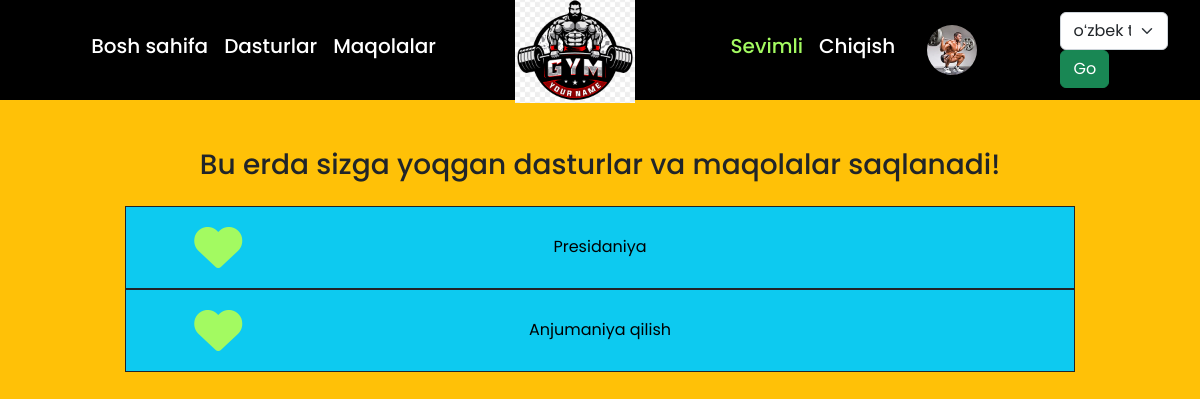
The page /favorite/ (signed in) on the database its author committed.
### fitnes_app/models.py (models this page shows, shortened)
class User(AbstractUser):
    email = models.EmailField(unique=True, null=True)
    avatar = models.ImageField(upload_to='avatar/', blank=True, null=True)
    USERNAME_FIELD = 'email'
    REQUIRED_FIELDS = ['username']

class Favorite(models.Model):
    TYPES = (
        ('Programma', 'Programma'),
        ('Maqola', 'Maqola'),
    )
    user = models.ForeignKey(User, on_delete=models.CASCADE)
    favorite_title = models.CharField(max_length=255)
    favorite_slug = models.SlugField()
    favorite_type = models.CharField(max_length=50, choices=TYPES)

### fitnes_app/views.py (the view)
# urls.py: path('favorite/', views.favorite_page, name="favorite"),
def favorite_page(request):
    favorites = Favorite.objects.filter(user=request.user)
    context = {
        'favorites': favorites,
        'favorite': 'active',
    }
    return render(request, 'favorite.html', context)

### templates/favorite.html (shortened to what this page needs)
{% extends 'main.html' %}
{% load static %}
{% load i18n %}
{% block content %}
<section class="container mt-5">
    <h3 class="text-center">{% trans 'Bu erda sizga yoqgan dasturlar va maqolalar saqlanadi!' %}</h3>
    <div class="row justify-content-center mt-4 text-center">
        {% if favorites %}
        {% for favorite in favorites %}
        <div class="bg-info col-10 mt-0 border-dark border border-1">
            <div class="row align-items-center p-3">
                <div class="col-12 col-sm-2">
                     <i onclick="removeFavoriteObj(event);" class="heart fa-solid fa-heart fa-3x" data-favorite="{{ favorite.favorite_slug }}"></i>
                </div>
                <div class="col-12 col-sm-8">
                    <a href="{% if favorite.favorite_type == 'Maqola' %}/article_detail/{% else %}/programm_detail/{% endif %}{{ favorite.favorite_slug }}"><p class="m-0">{{ favorite.favorite_title }}</p></a>
                </div>
            </div>
        </div>
        {% endfor %}
        {% else %}
        <h1 style="font-size: 400px;">☹️</h1>
        <h3>{% trans 'Bu yerda siz yoqritirgan ma`lumotlar yo`q' %}</h3>
        {% endif %}
    </div>
</section>
{% endblock  %}

### templates/includes/navbar.html (shortened to what this page needs)
<!doctype html>
{% load i18n %}
{% load static %}
<html lang="en">
<head>
</head>
<body>
<nav style="height: 100px;" class="navbar navbar-expand-lg bg-0 navbar-dark">
    <div class="container">
      <div class="collapse navbar-collapse d-lg-flex justify-content-lg-evenly" id="navbarNav">
        <ul class="navbar-nav">
          <li class="nav-item">
            <a class="nav-link {{ home }}" aria-current="page" href="{% url 'home' %}"><h5>{% trans 'Bosh sahifa' %}</h5></a>
          </li>
          <li class="nav-item">
            <a class="nav-link {{ prog }}" href="{% url 'programms' %}"><h5>{% trans 'Dasturlar' %}</h5></a>
          </li>
          <li class="nav-item">
            <a class="nav-link {{ article }}" href="{% url 'articles' %}"><h5>{% trans 'Maqolalar' %}</h5></a>
          </li>
        </ul>
        <div class="d-none d-lg-block">
          <a class="navbar-brand" href="{% url 'home' %}">
            <img style="z-index: 100px;" src="{% static 'images/k.png' %}" alt="Logo brand">
          </a>
        </div>
        <ul class="navbar-nav align-items-lg-center">
          {% if request.user.is_authenticated %}
          <li class="nav-item">
            <a class="nav-link {{ favorite }}" href="{% url 'favorite' %}"><h5>{% trans 'Sevimli' %}</h5></a>
          </li>
          <li class="nav-item">
            <a class="nav-link" href="{% url 'logout' %}"><h5>{% trans 'Chiqish' %}</h5></a>
          </li>
          <li class="nav-item ms-lg-4">
            <a class="user_img_a" href="{% url 'profile' %}">
              {% if user.avatar %}
              <img class="user_img" src="{{ user.avatar.url }}" alt="{{ user.first_name }}">
              {% else %}
              <img class="user_img" src="https://encrypted-tbn0.gstatic.com/images?q=tbn:ANd9GcSPGrIZeJ49kGTelc1iKCt-hRtyKSyUvjgussFvt6yuuBUsh2o1LAuM9Xv-7AUeW1Izogo&usqp=CAU" alt="">
              {% endif %}
            </a>
          </li>
          {% endif %}
        </ul>
      </div>
    </div>
            <div style="margin-right: 2rem; display: flex;">
                <form action="{% url 'set_language' %}" method="post">
                    <select name="language" class="form-select">
                        {% get_current_language as LANGUAGE_CODE %}
                        {% get_available_languages as LANGUAGES %}
                        {% get_language_info_list for LANGUAGES as languages %}
                        {% for language in languages %}
                        <option value="{{ language.code }}"{% if language.code == LANGUAGE_CODE %} selected{% endif %}>
                            {{ language.name_local }}
                        </option>
                        {% endfor %}
                    </select>
                    <input class="btn btn-success" type="submit" value="Go">
                </form>
            </div>
    </nav>
</body>
</html>

### static/css/style.css (style rules this page uses)
* { margin: 0; padding: 0; box-sizing: border-box; font-family: 'Poppins', sans-serif; }
.navbar-brand img { width: 120px; }
.bg-0 { background-color: #000 !important; color: #fff; }
.navbar-dark { background-color: #000 !important; color: #fff; }
.user_img_a { width: 50px; height: 50px; border-radius: 50%; display: block; position: relative; }
.user_img { width: 100%; height: 100%; object-fit: cover; position: absolute; border-radius: 50%; padding: 0 !important; }
.nav-link { color: #fff !important; }
.active { color: #a3fa61 !important; }
a { text-decoration: none; color: #000; }
.heart { color: #a3fa61; }

### rows shown on the page
User: avatar (picture)
Favorite: favorite_title "Presidaniya"
Favorite: favorite_title "Anjumaniya qilish"

### other values the page prints
form field language "oʻzbek tili"
